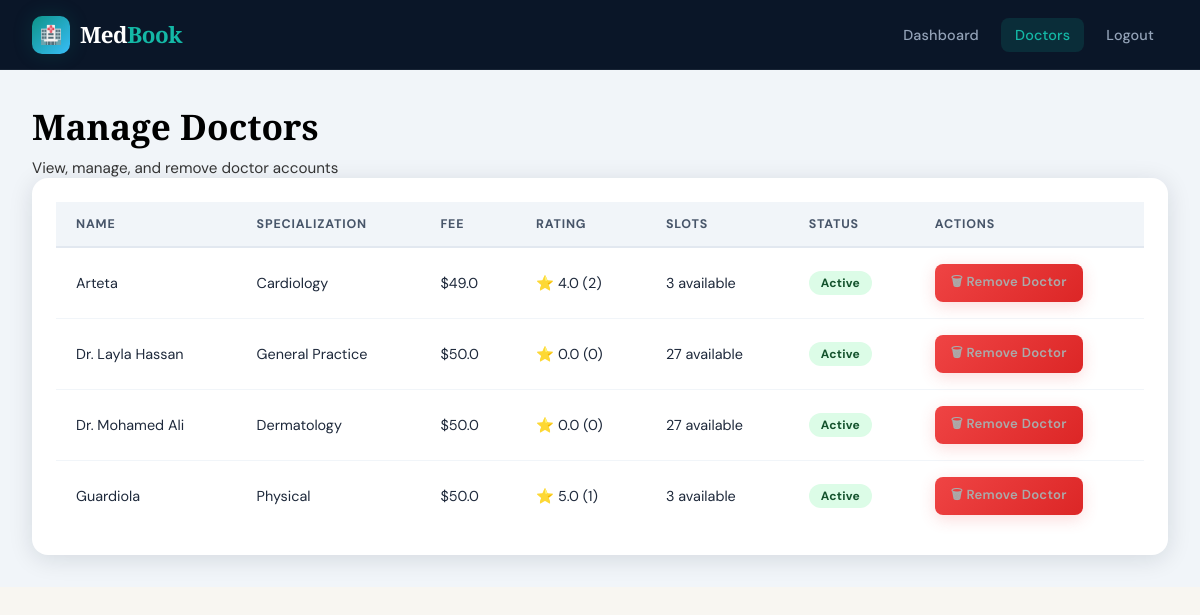
Page /admin/doctors (signed in) on the committed database.
### models.py (models this page shows, shortened)
class Doctor(db.Model):
    __tablename__ = "doctors"
    id = db.Column(db.Integer, primary_key=True)
    user_id = db.Column(db.Integer, db.ForeignKey("users.id", ondelete="CASCADE"), nullable=False)
    specialization = db.Column(db.String(100), nullable=False)
    bio = db.Column(db.Text, nullable=True)
    fee = db.Column(db.Float, default=50.00)
    rating = db.Column(db.Float, default=0.0)
    total_reviews = db.Column(db.Integer, default=0)
    profile_image = db.Column(db.String(200), nullable=True)
    years_experience = db.Column(db.Integer, default=0)
    is_available = db.Column(db.Boolean, default=True)
    time_slots = db.relationship("TimeSlot", backref="doctor", lazy=True, cascade="all, delete-orphan")
    appointments = db.relationship("Appointment", backref="doctor", lazy=True)

class User(db.Model, UserMixin):
    __tablename__ = "users"
    id = db.Column(db.Integer, primary_key=True)
    name = db.Column(db.String(100), nullable=False)
    email = db.Column(db.String(150), unique=True, nullable=False)
    password_hash = db.Column(db.String(200), nullable=False)
    role = db.Column(db.String(20), nullable=False, default="patient")
    phone = db.Column(db.String(20), nullable=True)
    created_at = db.Column(db.DateTime, default=datetime.utcnow)
    is_active = db.Column(db.Boolean, default=True)
    appointments = db.relationship("Appointment", foreign_keys="Appointment.patient_id", backref="patient", lazy=True)
    payments = db.relationship("Payment", backref="user", lazy=True)
    doctor_profile = db.relationship("Doctor", backref="user", uselist=False, lazy=True, cascade="all, delete-orphan")

### routes/admin.py (the view)
@admin_bp.route("/doctors")
@admin_required
def manage_doctors():
    doctors = Doctor.query.join(User).order_by(User.name).all()
    return render_template("admin/doctors.html", doctors=doctors)

### models.py (called while the page is built)
@login_manager.user_loader
def load_user(user_id):
    return User.query.get(int(user_id))

### routes/admin.py (called while the page is built)
def admin_required(f):
    @wraps(f)
    def decorated(*args, **kwargs):
        if not current_user.is_authenticated:
            return redirect(url_for("auth.login"))
        if current_user.role != "admin":
            flash("Admin access required.", "danger")
            return redirect(url_for("main.index"))
        return f(*args, **kwargs)
    return decorated

### templates/admin/doctors.html (shortened to what this page needs)
<!DOCTYPE html>
<html lang="en">
<head><meta charset="UTF-8"><title>Manage Doctors - MedBook</title>
<link rel="stylesheet" href="{{ url_for('static', filename='css/style.css') }}"></head>
<body>
<div class="navbar">
  <a href="/" class="navbar-brand"><div class="brand-icon">🏥</div><div class="brand-text">Med<span>Book</span></div></a>
  <ul class="nav-links">
    <li><a href="{{ url_for('admin.dashboard') }}">Dashboard</a></li>
    <li><a href="{{ url_for('admin.manage_doctors') }}" class="active">Doctors</a></li>
    <li><a href="{{ url_for('auth.logout') }}">Logout</a></li>
  </ul>
</div>
<div class="main-content">
  <h2 class="page-title">Manage Doctors</h2>
  <p class="page-subtitle">View, manage, and remove doctor accounts</p>
  <div class="card">
    <div class="card-body">
      {% if doctors %}
      <table>
        <thead><tr><th>Name</th><th>Specialization</th><th>Fee</th><th>Rating</th><th>Slots</th><th>Status</th><th>Actions</th></tr></thead>
        <tbody>
          {% for doctor in doctors %}
          <tr>
            <td>{{ doctor.user.name }}</td>
            <td>{{ doctor.specialization }}</td>
            <td>${{ doctor.fee }}</td>
            <td>⭐ {{ doctor.rating }} ({{ doctor.total_reviews }})</td>
            <td>{{ doctor.time_slots | selectattr("is_available") | list | length }} available</td>
            <td><span class="badge badge-{{ 'approved' if doctor.is_available else 'rejected' }}">{{ 'Active' if doctor.is_available else 'Unavailable' }}</span></td>
            <td>
              <form method="POST" action="{{ url_for('admin.delete_doctor', doctor_id=doctor.id) }}" style="display:inline;">
                <button type="submit" class="btn btn-danger btn-sm"
                  onclick="return confirm('Permanently delete Dr. {{ doctor.user.name }}? This cannot be undone.')">
                  🗑 Remove Doctor
                </button>
              </form>
            </td>
          </tr>
          {% endfor %}
        </tbody>
      </table>
      {% else %}
      <div class="empty-state"><div class="empty-icon">👨‍⚕️</div><div class="empty-title">No doctors registered</div></div>
      {% endif %}
    </div>
  </div>
</div>
</body></html>

### static/css/style.css (style rules this page uses)
:root { --navy: #0a1628; --navy-mid: #0f2040; --teal: #0d9488; --teal-light: #14b8a6; --teal-glow: rgba(13,148,136,0.18); --sky: #38bdf8; --cream: #f8f6f1; --white: #ffffff; --gray-100: #f1f5f9; --gray-200: #e2e8f0; --gray-400: #94a3b8; --gray-600: #475569; --gray-800: #1e293b; --red: #ef4444; --amber: #f59e0b; --green: #22c55e; --radius: 16px; --radius-sm: 8px; --shadow: 0 4px 24px rgba(10,22,40,0.12); --shadow-lg: 0 12px 48px rgba(10,22,40,0.22); --transition: all 0.3s cubic-bezier(0.4,0,0.2,1); }
*, *::before, *::after { box-sizing: border-box; margin: 0; padding: 0; }
html { scroll-behavior: smooth; }
body { font-family: 'DM Sans', sans-serif; background: var(--cream); color: var(--gray-800); min-height: 100vh; overflow-x: hidden; }
.navbar { background: var(--navy); padding: 0 2rem; height: 70px; display: flex; align-items: center; justify-content: space-between; position: sticky; top: 0; z-index: 1000; border-bottom: 1px solid rgba(255,255,255,0.06); backdrop-filter: blur(12px); }
.navbar-brand { display: flex; align-items: center; gap: 10px; text-decoration: none; }
.brand-icon { width: 38px; height: 38px; background: linear-gradient(135deg, var(--teal), var(--sky)); border-radius: 10px; display: flex; align-items: center; justify-content: center; font-size: 18px; box-shadow: 0 0 20px var(--teal-glow); }
.brand-text { font-family: 'Playfair Display', serif; font-size: 1.4rem; font-weight: 700; color: var(--white); letter-spacing: -0.5px; }
.brand-text span { color: var(--teal-light); }
.nav-links { display: flex; align-items: center; gap: 8px; list-style: none; }
.nav-links a { color: var(--gray-400); text-decoration: none; font-size: 0.9rem; font-weight: 500; padding: 8px 14px; border-radius: var(--radius-sm); transition: var(--transition); letter-spacing: 0.2px; }
.nav-links a.active { color: var(--teal-light); background: var(--teal-glow); }
.btn { display: inline-flex; align-items: center; gap: 8px; padding: 12px 24px; border-radius: var(--radius-sm); font-family: 'DM Sans', sans-serif; font-size: 0.92rem; font-weight: 600; text-decoration: none; border: none; cursor: pointer; transition: var(--transition); letter-spacing: 0.3px; }
.btn-danger { background: linear-gradient(135deg, #ef4444, #dc2626); color: white; box-shadow: 0 4px 16px rgba(239,68,68,0.2); }
.btn-sm { padding: 8px 16px; font-size: 0.82rem; }
.card { background: var(--white); border-radius: var(--radius); box-shadow: var(--shadow); overflow: hidden; transition: var(--transition); }
.card-body { padding: 1.5rem; }
.page-title { font-family: 'Playfair Display', serif; font-size: 2.2rem; font-weight: 700; color: var(--white); margin-bottom: 0.5rem; }
.page-subtitle { color: var(--gray-400); font-size: 0.95rem; }
.main-content { padding: 2rem; background: var(--gray-100); }
table { width: 100%; border-collapse: collapse; }
thead tr { background: var(--gray-100); border-bottom: 2px solid var(--gray-200); }
th { padding: 14px 20px; text-align: left; font-size: 0.78rem; font-weight: 700; color: var(--gray-600); letter-spacing: 0.8px; text-transform: uppercase; }
td { padding: 16px 20px; border-bottom: 1px solid var(--gray-100); font-size: 0.9rem; color: var(--gray-800); }
tr:last-child td { border-bottom: none; }
.badge { display: inline-flex; align-items: center; gap: 4px; padding: 4px 12px; border-radius: 100px; font-size: 0.75rem; font-weight: 700; letter-spacing: 0.3px; }
.badge-approved { background: #dcfce7; color: #14532d; }
.btn, button, input[type="submit"] { color: #aaa !important; }
h2, h3, h4, h5 { color: #000 !important; }
.page-title { color: #000 !important; font-weight: 700; }
.page-subtitle { color: #333 !important; }

### rows in the picture
Doctor: user.name "Arteta", specialization "Cardiology", fee "49.0", rating "4.0", total_reviews "2", time_slots|selectattr "3", is_available "Active"
Doctor: user.name "Dr. Layla Hassan", specialization "General Practice", fee "50.0", rating "0.0", total_reviews "0", time_slots|selectattr "27", is_available "Active"
Doctor: user.name "Dr. Mohamed Ali", specialization "Dermatology", fee "50.0", rating "0.0", total_reviews "0", time_slots|selectattr "27", is_available "Active"
Doctor: user.name "Guardiola", specialization "Physical", fee "50.0", rating "5.0", total_reviews "1", time_slots|selectattr "3", is_available "Active"
